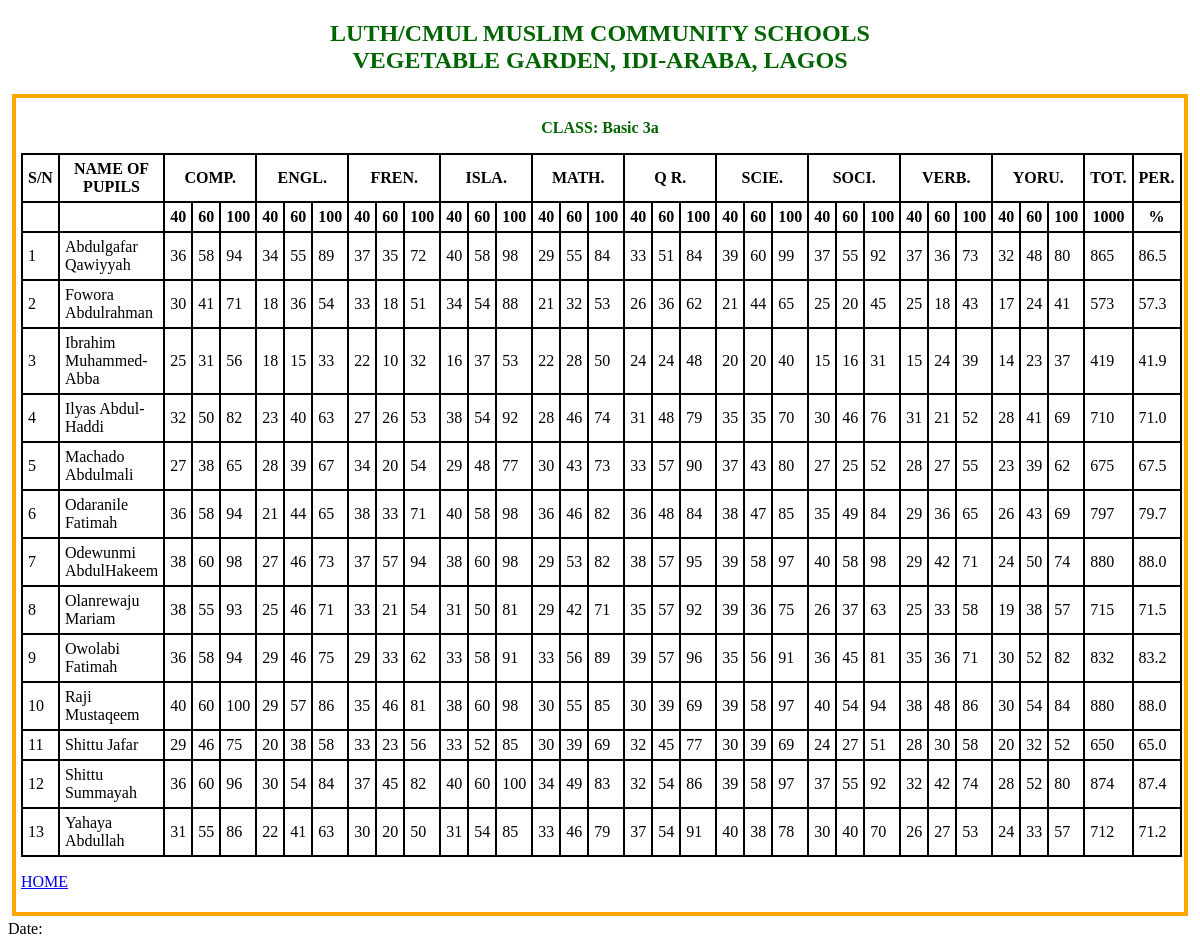
Page /basic 3A/broad_sheet on the committed database.
### main.py (models this page shows, shortened)
class Subject(db.Model):
	id = db.Column(db.Integer, primary_key=True)
	name = db.Column(db.String(50), nullable = False)
	classroom = db.Column(db.String(50), nullable = False)
	date_created = db.Column(db.DateTime, default = datetime.utcnow )

### main.py (the view)
@app.route("/<class_name>/broad_sheet", methods =['POST', 'GET'])
def broad_sheet(class_name):
	today = helper.curr_date()
	pupils = Pupil.query.filter_by(classroom = class_name).order_by(Pupil.l_name).all()
	scores = Score.query.filter_by(classroom = class_name).all()
	subject_list = Subject.query.filter_by(classroom = class_name).order_by(Subject.name).all()
	subject_list2 = [a.name for a in subject_list]
	broad_sheet1 = helper.broad_sheet_f(pupils = pupils, subjects = subject_list2, scores = scores)
	return render_template('test.html', cl_name = class_name, broad_sheet = broad_sheet1, subjects = subject_list2)

### helper.py (called while the page is built)
def curr_date():
	today = str(date.today())
	return today

def broad_sheet_f(pupils, subjects, scores):
	if len(subjects) < 1:
		return None
	elif len(scores) < 1:
		return None
	record = {}
	for pup in pupils:
		name = pup.l_name + ' ' + pup.f_name
		record.setdefault(name,{})
		pupil_record = []
		for score in scores:
			if pup.id == score.pupil_id:
				pupil_record.append(score)
		for sub in subjects:
			record[name].setdefault(sub, [])
			for rec in pupil_record:
				if sub == rec.subject_name:
						record[name][sub].append(rec.test_1 + rec.test_2)
						record[name][sub].append(rec.exam)
						record[name][sub].append(rec.test_1 + rec.test_2 + rec.exam)
		record[name].setdefault('grand_total', 0)
		total =0
		for key, value in record[name].items():
			if key != 'grand_total' and len(value) > 1:
				total += value[2]
		record[name]['grand_total'] = total
	return record

### templates/test.html (shortened to what this page needs)
{% extends 'base.html'%}
{% block content  %}
<header>
<p><strong>CLASS: {{cl_name|title}} </strong></p>
</header>
{% if broad_sheet  %}
<table summary="" >
	<tr>
	<th>S/N</th>
	<th>NAME OF PUPILS</th>
	{%	for sub in subjects %}
	<th colspan="3">{{sub[:4]|upper}}.</th>
	{% endfor %}
	<th>TOT.</th>
	<th>PER.</th>
	</tr>
	<tr>
	<th></th>
	<th></th>
	{%	for sub in subjects %}
	<th>40</th>
	<th>60</th>
	<th>100</th>
	{% endfor %}
	<th >
	{{subjects|length * 100}}
	</th>
	<th >%</th>
	</tr>
	{% for rec, rec2 in broad_sheet.items() %}
	<tr>
	<td>{{loop.index}}</td>
	<td>{{rec}}</td>
	{% for rec3, rec4 in rec2.items() %}
	{%  if rec3 != 'grand_total' %}
	<td>{{rec4[0]}}</td>
	<td>{{rec4[1]}}</td>
	<td>{{rec4[2]}}</td>
	{% endif %}
	{% endfor %}
	{% for rec3, rec4 in rec2.items() %}
	{%  if rec3 == 'grand_total' %}
	<td>{{rec4}}</td>
	<td>{{rec4/(subjects|length)}}</td>
	{%  endif %}
	{%  endfor %}
	</tr>
	{% endfor %}
	</table>
{% endif %}
<p><a href='{{url_for('home')}}'>HOME</a></p>
{%  endblock %}

### static/css/main.css (style rules this page uses)
html { font-family: Helvetica Times; }
table, th, td { border: 2px solid black; border-collapse: collapse; padding: 5px; }
header { color: darkgreen; text-align: center; }
table { margin-left: auto; margin-right: auto; }

### rows in the picture
Subject: name "COMP", rec4 "36", rec4 "58", rec4 "94", rec4 "30", rec4 "41", rec4 "71", rec4 "25", rec4 "31", rec4 "56", rec4 "32", rec4 "50", rec4 "82", rec4 "27", rec4 "38", rec4 "65", rec4 "60", rec4 "98", rec4 "55", rec4 "93", rec4 "40", rec4 "100", rec4 "29", rec4 "46", rec4 "75", rec4 "96", rec4 "86"
Subject: name "ENGL", rec4 "34", rec4 "55", rec4 "89", rec4 "18", rec4 "36", rec4 "54", rec4 "15", rec4 "33", rec4 "23", rec4 "40", rec4 "63", rec4 "28", rec4 "39", rec4 "67", rec4 "21", rec4 "44", rec4 "65", rec4 "27", rec4 "46", rec4 "73", rec4 "25", rec4 "71", rec4 "29", rec4 "75", rec4 "57", rec4 "86", rec4 "20", rec4 "38", rec4 "58", rec4 "30", rec4 "84", rec4 "22", rec4 "41"
Subject: name "FREN", rec4 "37", rec4 "35", rec4 "72", rec4 "33", rec4 "18", rec4 "51", rec4 "22", rec4 "10", rec4 "32", rec4 "27", rec4 "26", rec4 "53", rec4 "34", id "20", rec4 "54", rec4 "38", rec4 "71", rec4 "57", rec4 "94", rec4 "21", rec4 "29", rec4 "62", rec4 "46", rec4 "81", rec4 "23", rec4 "56", rec4 "45", rec4 "82", rec4 "30", rec4 "50"
Subject: name "ISLA", rec4 "40", rec4 "58", rec4 "98", rec4 "34", rec4 "54", rec4 "88", rec4 "16", rec4 "37", rec4 "53", rec4 "38", rec4 "92", rec4 "29", rec4 "48", rec4 "77", rec4 "60", rec4 "31", rec4 "50", rec4 "81", rec4 "33", rec4 "91", rec4 "52", rec4 "85", rec4 "100"
Subject: name "MATH", rec4 "29", rec4 "55", rec4 "84", rec4 "21", rec4 "32", rec4 "53", rec4 "22", rec4 "28", rec4 "50", rec4 "46", rec4 "74", rec4 "30", rec4 "43", rec4 "73", rec4 "36", rec4 "82", rec4 "42", rec4 "71", rec4 "33", rec4 "56", rec4 "89", rec4 "85", rec4 "39", rec4 "69", rec4 "34", rec4 "49", rec4 "83", rec4 "79"
Subject: name "Q R", rec4 "33", rec4 "51", rec4 "84", rec4 "26", rec4 "36", rec4 "62", rec4 "24", rec4 "48", rec4 "31", rec4 "79", rec4 "57", rec4 "90", rec4 "38", rec4 "95", rec4 "35", rec4 "92", rec4 "39", rec4 "96", rec4 "30", rec4 "69", rec4 "32", rec4 "45", rec4 "77", rec4 "54", rec4 "86", rec4 "37", rec4 "91"
Subject: name "SCIE", rec4 "39", rec4 "60", rec4 "99", rec4 "21", rec4 "44", rec4 "65", rec4 "20", rec4 "40", rec4 "35", rec4 "70", rec4 "37", rec4 "43", rec4 "80", rec4 "38", rec4 "47", rec4 "85", rec4 "58", rec4 "97", rec4 "36", rec4 "75", rec4 "56", rec4 "91", rec4 "30", rec4 "69", rec4 "78"
Subject: name "SOCI", rec4 "37", rec4 "55", rec4 "92", rec4 "25", rec4 "20", rec4 "45", rec4 "15", rec4 "16", rec4 "31", rec4 "30", rec4 "46", rec4 "76", rec4 "27", rec4 "52", rec4 "35", rec4 "49", rec4 "84", rec4 "40", rec4 "58", rec4 "98", rec4 "26", rec4 "63", rec4 "36", rec4 "81", rec4 "54", rec4 "94", rec4 "24", rec4 "51", rec4 "70"
Subject: name "VERB", rec4 "37", rec4 "36", rec4 "73", rec4 "25", rec4 "18", rec4 "43", rec4 "15", rec4 "24", rec4 "39", rec4 "31", id "21", rec4 "52", rec4 "28", rec4 "27", rec4 "55", rec4 "29", rec4 "65", rec4 "42", rec4 "71", rec4 "33", rec4 "58", rec4 "35", rec4 "38", rec4 "48", rec4 "86", rec4 "30", rec4 "32", rec4 "74", rec4 "26", rec4 "53"
Subject: name "YORU", rec4 "32", rec4 "48", rec4 "80", rec4 "17", rec4 "24", rec4 "41", rec4 "14", id "23", rec4 "37", rec4 "28", rec4 "69", rec4 "39", rec4 "62", rec4 "26", rec4 "43", rec4 "50", rec4 "74", rec4 "19", rec4 "38", rec4 "57", rec4 "30", rec4 "52", rec4 "82", rec4 "54", rec4 "84", rec4 "20", rec4 "33"

### other values in the picture
{{ cl_name|title }} "Basic 3a"
{{ subjects|length * 100 }} "1000"
{{ rec }} "Abdulgafar Qawiyyah" "Fowora Abdulrahman" "Ibrahim Muhammed-Abba" "Ilyas Abdul-Haddi" "Machado Abdulmali" "Odaranile Fatimah" "Odewunmi AbdulHakeem" "Olanrewaju Mariam" "Owolabi Fatimah" "Raji Mustaqeem" "Shittu Jafar" "Shittu Summayah" "Yahaya Abdullah"
{{ rec4 }} "865" "573" "419" "710" "675" "797" "880" "715" "832" "880" "650" "874" "712"
{{ rec4/(subjects|length) }} "86.5" "57.3" "41.9" "71.0" "67.5" "79.7" "88.0" "71.5" "83.2" "88.0" "65.0" "87.4" "71.2"
